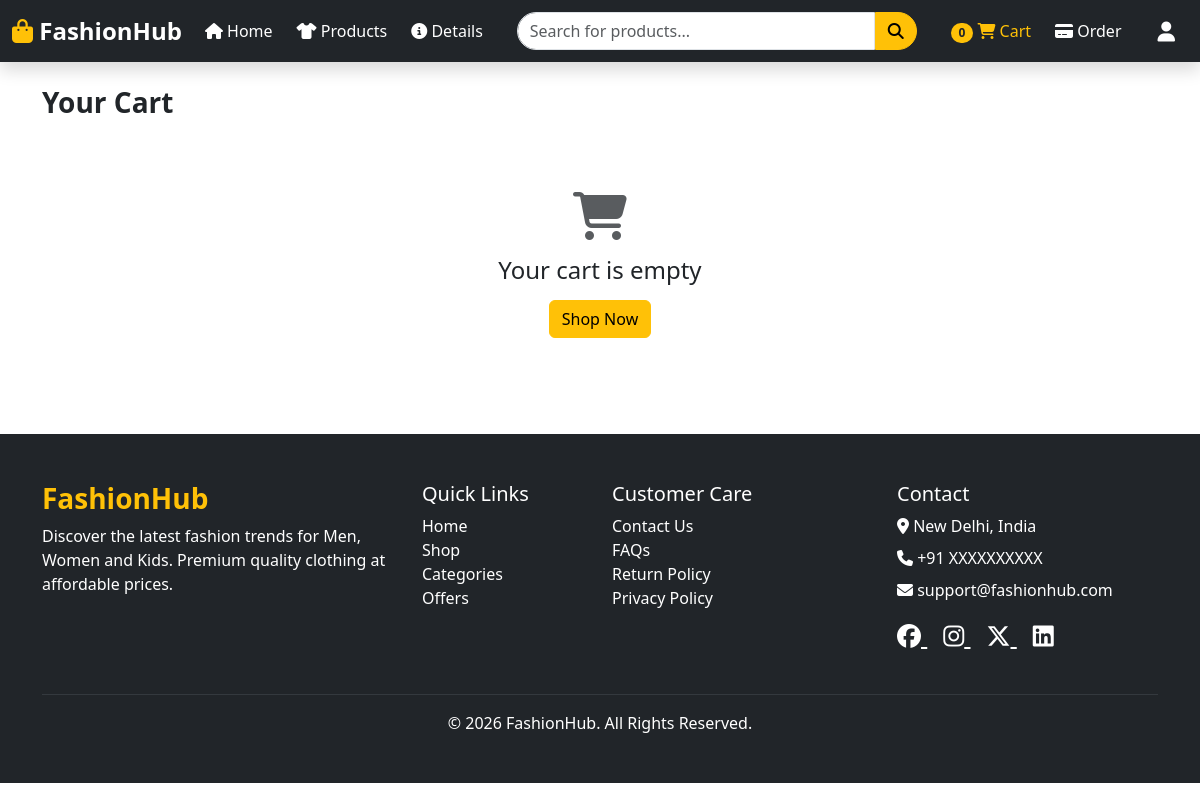
The app's page /cart/ (signed in), older data.
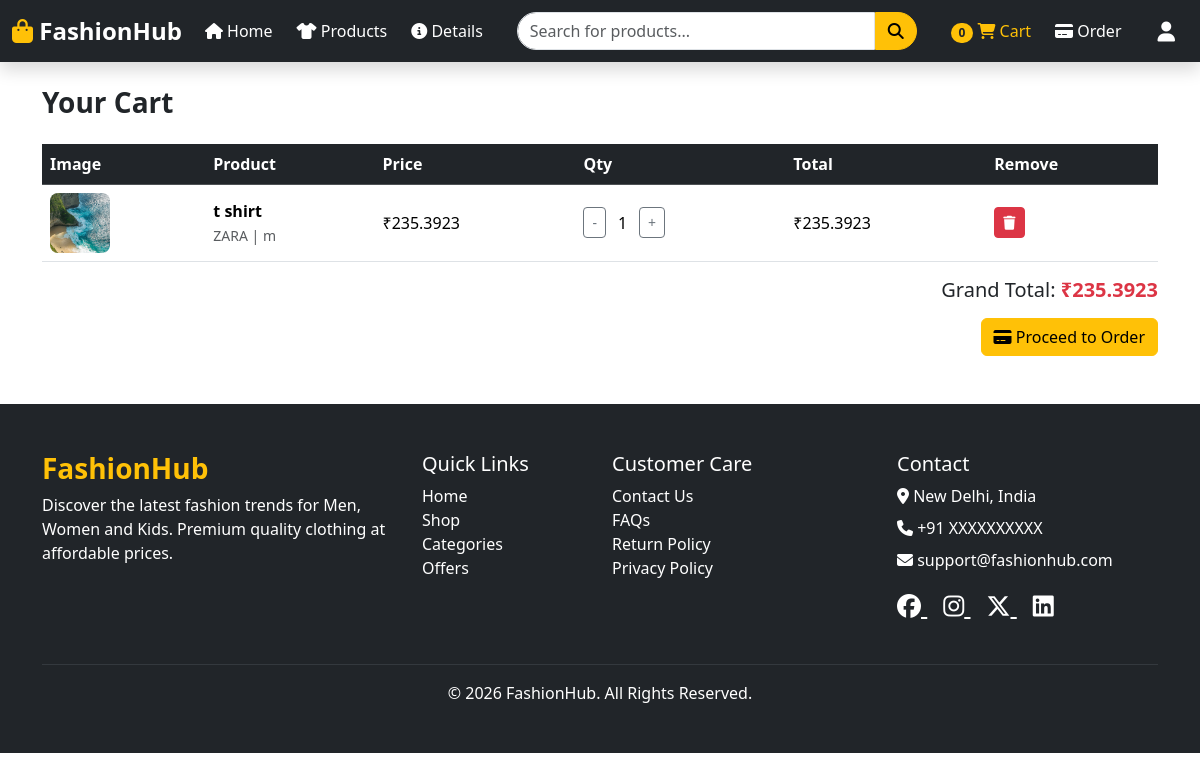
The same page, newer data.
### AppApi/models.py (models this page shows, shortened)
class Cart(models.Model):
    user = models.ForeignKey(Register, on_delete=models.CASCADE)
    product = models.ForeignKey(Product, on_delete=models.CASCADE)
    quantity = models.PositiveIntegerField(default=1)
    class Meta:
        unique_together = ('user', 'product')

class Product(models.Model):
    name = models.CharField(max_length=200)
    category = models.CharField(max_length=100)
    gender = models.CharField(
        max_length=15,
        choices=GENDER_CHOICES
    )
    description = models.TextField()
    price = models.DecimalField(max_digits=10, decimal_places=2)
    discount = models.IntegerField(default=0)
    image = models.ImageField(upload_to='products/')
    stock = models.PositiveIntegerField(default=0)
    size = models.CharField(
            max_length=4,
            choices=SIZE_CHOICES
        )
    color = models.CharField(max_length=50, blank=True)
    brand = models.CharField(max_length=100, blank=True)
    sku = models.CharField(max_length=100, unique=True)
    created_at = models.DateTimeField(auto_now_add=True)

### CodeAlpha/frontend_view.py (the view)
# urls.py: path('cart/', frontend_view.cart, name='cart'),
def cart(request):
    user_id = request.session.get("user_id")
    if not user_id:
        return redirect("login")
    cart_items = Cart.objects.filter(user_id=user_id).select_related("product")
    for item in cart_items:
        item.product.discount_price = item.product.price - (item.product.price * item.product.discount / 100)
        item.total = item.product.discount_price * item.quantity
    grand_total = sum(item.total for item in cart_items)
    return render(request, "cart.html", {"cart_items": cart_items, "grand_total": grand_total})

### templates/cart.html (shortened to what this page needs)
{% load static %}
<!DOCTYPE html>
<html lang="en">
<head>
    <link href="https://cdn.jsdelivr.net/npm/bootstrap@5.3.8/dist/css/bootstrap.min.css" rel="stylesheet">
    <link rel="stylesheet" href="https://cdnjs.cloudflare.com/ajax/libs/font-awesome/6.5.2/css/all.min.css">
</head>
<body>
{% include "header.html" %}
<div class="container my-4">
    <h3 class="fw-bold mb-4">Your Cart</h3>
    {% if cart_items %}
    <div class="d-none d-md-block">
    <div class="table-responsive">
        <table class="table align-middle">
            <thead class="table-dark">
                <tr>
                    <th>Image</th>
                    <th>Product</th>
                    <th>Price</th>
                    <th>Qty</th>
                    <th>Total</th>
                    <th>Remove</th>
                </tr>
            </thead>
            <tbody>
                {% for item in cart_items %}
                <tr>
                    <td>
                        {% if item.product.image %}
                        <img src="{{ item.product.image.url }}" width="60" height="60" style="object-fit:cover; border-radius:8px;">
                        {% endif %}
                    </td>
                    <td>
                        <b>{{ item.product.name }}</b><br>
                        <small class="text-muted">{{ item.product.brand }} | {{ item.product.size }}</small>
                    </td>
                    <td>₹{{ item.product.discount_price }}</td>
                    <td>
                        <form method="POST" action="{% url 'update_cart' item.id %}" class="d-flex align-items-center gap-1">
                            <button type="submit" name="action" value="decrease" class="btn btn-sm btn-outline-secondary">-</button>
                            <span class="px-2">{{ item.quantity }}</span>
                            <button type="submit" name="action" value="increase" class="btn btn-sm btn-outline-secondary">+</button>
                        </form>
                    </td>
                    <td>₹{{ item.total }}</td>
                    <td>
                        <a href="{% url 'remove_from_cart' item.id %}" class="btn btn-sm btn-danger">
                            <i class="fa-solid fa-trash"></i>
                        </a>
                    </td>
                </tr>
                {% endfor %}
            </tbody>
        </table>
    </div>
    </div>
    <div class="text-end">
        <h5>Grand Total: <strong class="text-danger">₹{{ grand_total }}</strong></h5>
        <a href="{% url 'order' %}" class="btn btn-warning mt-2">
            <i class="fa-solid fa-credit-card"></i> Proceed to Order
        </a>
    </div>
    {% else %}
    <div class="text-center py-5">
        <i class="fa-solid fa-cart-shopping fa-3x text-muted mb-3"></i>
        <h4>Your cart is empty</h4>
        <a href="{% url 'products' %}" class="btn btn-warning mt-2">Shop Now</a>
    </div>
    {% endif %}
</div>
{% include "footer.html" %}
</body>
</html>

### templates/header.html (shortened to what this page needs)
{% load static %}
<link href="https://cdn.jsdelivr.net/npm/bootstrap@5.3.8/dist/css/bootstrap.min.css" rel="stylesheet">
<link rel="stylesheet"
      href="https://cdnjs.cloudflare.com/ajax/libs/font-awesome/6.5.2/css/all.min.css">
<link rel="stylesheet" href="{% static 'header.css' %}">
<nav class="navbar navbar-dark bg-dark shadow py-2">
    <div class="container-fluid navbar-container">
        <a class="navbar-brand fw-bold" href="{% url 'home' %}">
            <i class="fa-solid fa-bag-shopping text-warning"></i>
            FashionHub
        </a>
        <ul class="navbar-nav flex-row left-menu">
            <li class="nav-item">
                <a class="nav-link {% if request.path == '/' %}active{% endif %}"
                   href="{% url 'home' %}">
                    <i class="fa-solid fa-house"></i>
                    Home
                </a>
            </li>
            <li class="nav-item">
                <a class="nav-link {% if request.path == '/products/' %}active{% endif %}"
                   href="{% url 'products' %}">
                    <i class="fa-solid fa-shirt"></i>
                    Products
                </a>
            </li>
            <li class="nav-item">
                <a class="nav-link {% if request.path == '/products-details/' %}active{% endif %}"
                   href="{% url 'products_details' %}">
                    <i class="fa-solid fa-circle-info"></i>
                    Details
                </a>
            </li>
        </ul>
        <form class="search-form">
            <input class="form-control"
                   type="search"
                   placeholder="Search for products...">
            <button class="btn btn-warning"
                    type="submit">
                <i class="fa-solid fa-search"></i>
            </button>
        </form>
        <ul class="navbar-nav flex-row right-menu">
            <li class="nav-item">
                <a class="nav-link {% if request.path == '/cart/' %}active{% endif %}"
                   href="{% url 'cart' %}">
                    <span class="badge bg-warning text-dark rounded-pill">
                        0
                    </span>
                    <i class="fa-solid fa-cart-shopping"></i>
                    Cart
                </a>
            </li>
            <li class="nav-item">
                <a class="nav-link {% if request.path == '/order/' %}active{% endif %}"
                   href="{% url 'order' %}">
                    <i class="fa-solid fa-credit-card"></i>
                    Order
                </a>
            </li>
        </ul>
<div class="dropdown">
    <button class="btn btn-link text-white"
            type="button"
            data-bs-toggle="dropdown"
            aria-expanded="false">
        <i class="fa-solid fa-user fa-lg"></i>
    </button>
</div>
    </div>
</nav>

### templates/footer.html
<footer class="bg-dark text-white mt-5">
    <div class="container py-5">
        <div class="row">
            <div class="col-md-4 mb-4">
                <h3 class="fw-bold text-warning">FashionHub</h3>
                <p>
                    Discover the latest fashion trends for Men, Women and Kids.
                    Premium quality clothing at affordable prices.
                </p>
            </div>
            <div class="col-md-2 mb-4">
                <h5>Quick Links</h5>
                <ul class="list-unstyled">
                    <li><a href="{% url 'home' %}" class="text-white text-decoration-none">Home</a></li>
                    <li><a href="#" class="text-white text-decoration-none">Shop</a></li>
                    <li><a href="#" class="text-white text-decoration-none">Categories</a></li>
                    <li><a href="#" class="text-white text-decoration-none">Offers</a></li>
                </ul>
            </div>
            <div class="col-md-3 mb-4">
                <h5>Customer Care</h5>
                <ul class="list-unstyled">
                    <li><a href="#" class="text-white text-decoration-none">Contact Us</a></li>
                    <li><a href="#" class="text-white text-decoration-none">FAQs</a></li>
                    <li><a href="#" class="text-white text-decoration-none">Return Policy</a></li>
                    <li><a href="#" class="text-white text-decoration-none">Privacy Policy</a></li>
                </ul>
            </div>
            <div class="col-md-3 mb-4">
                <h5>Contact</h5>
                <p class="mb-2">
                    <i class="fa-solid fa-location-dot"></i>
                    New Delhi, India
                </p>
                <p class="mb-2">
                    <i class="fa-solid fa-phone"></i>
                    +91 XXXXXXXXXX
                </p>
                <p class="mb-3">
                    <i class="fa-solid fa-envelope"></i>
                    support@fashionhub.com
                </p>
                <a href="#" class="text-white me-3 fs-4">
                    <i class="fa-brands fa-facebook"></i>
                </a>
                <a href="#" class="text-white me-3 fs-4">
                    <i class="fa-brands fa-instagram"></i>
                </a>
                <a href="#" class="text-white me-3 fs-4">
                    <i class="fa-brands fa-x-twitter"></i>
                </a>
                <a href="#" class="text-white fs-4">
                    <i class="fa-brands fa-linkedin"></i>
                </a>
            </div>
        </div>
        <hr class="border-secondary">
        <div class="text-center">
            <p class="mb-0">
                © 2026 FashionHub. All Rights Reserved.
            </p>
        </div>
    </div>
</footer>

### static/header.css (style rules this page uses)
.navbar-container { display: flex; align-items: center; gap: 15px; }
.navbar-brand { font-size: 24px; white-space: nowrap; margin: 0; }
.left-menu { display: flex; flex-direction: row; gap: 8px; margin: 0; padding: 0; white-space: nowrap; }
.left-menu .nav-link, .right-menu .nav-link { color: white; padding: 6px 8px; white-space: nowrap; }
.left-menu .nav-link.active, .right-menu .nav-link.active { color: #ffc107; }
.search-form { display: flex; flex: 1; max-width: 400px; min-width: 150px; margin: 0 auto; }
.search-form input { border-radius: 20px 0 0 20px; }
.search-form button { border-radius: 0 20px 20px 0; }
.right-menu { display: flex; flex-direction: row; gap: 8px; margin: 0; padding: 0; white-space: nowrap; }

Row changes from the older to the newer data that the page shows:
added Cart: product.image (picture), product.name "t shirt", product.brand "ZARA", product.size "m", product.discount_price "235.3923", quantity "1", total "235.3923"
Text that changed along with them:
{{ grand_total }}: (not shown) → "235.3923"
text no longer shown: "Your cart is empty Shop Now"
text now shown: "Image Product Price Qty Total Remove Grand Total: ₹ Proceed to Order"
